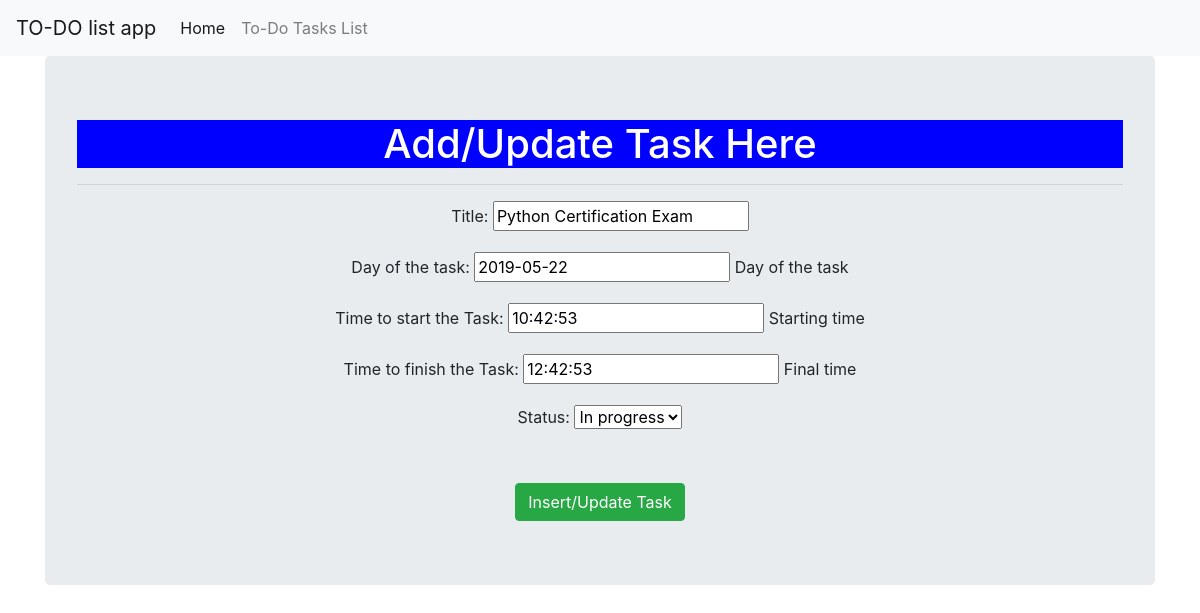
The app's page /update/1/ with its own data.
### todo/models.py (models this page shows, shortened)
class Todo(models.Model):
    STATUS_CHOICES=(('in progress','In progress'),('completed','completed'),('pending','pending'))
    title=models.CharField(max_length=200)
    description=models.CharField(max_length=300)
    date_of_the_task=models.DateField(u'Day of the task', help_text=u'Day of the task',default=timezone.now)
    start_time_of_task=models.TimeField(u'Time to start the Task', help_text=u'Starting time',default=datetime.now().time())
    end_time_of_task=models.TimeField(u'Time to finish the Task', help_text=u'Final time',default=datetime.now().time())
    status=models.CharField(max_length=20,choices=STATUS_CHOICES,default='In progress')
    created=models.DateTimeField(auto_now_add=True)
    modified=models.DateTimeField(auto_now=True)

### todo/views.py (the view)
# urls.py: url(r'^update/(?P<pk>\d+)/$',views.TodoUpdateView.as_view()),
class TodoUpdateView(UpdateView):
    model=Todo
    fields=('title','date_of_the_task','start_time_of_task','end_time_of_task','status')

### templates/todo/todo_form.html (shortened to what this page needs)
<!DOCTYPE html>
{% extends 'todo/base.html' %}
{% block body_block %}
<h1>Add/Update Task Here</h1><hr>
    <form method="post">
      {{form.as_p}}
      <input id='p' class='btn btn-large btn-success' type="submit" name="" value="Insert/Update Task">
    </form>
    {% endblock %}

### static/css/demo.css (style rules this page uses)
h1 { background: blue; color: white; }
#p { margin-top: 30px; }

### records on screen
Todo: title "Python Certification Exam", date_of_the_task "2019-05-22", start_time_of_task "10:42:53", end_time_of_task "12:42:53", status "In progress"
